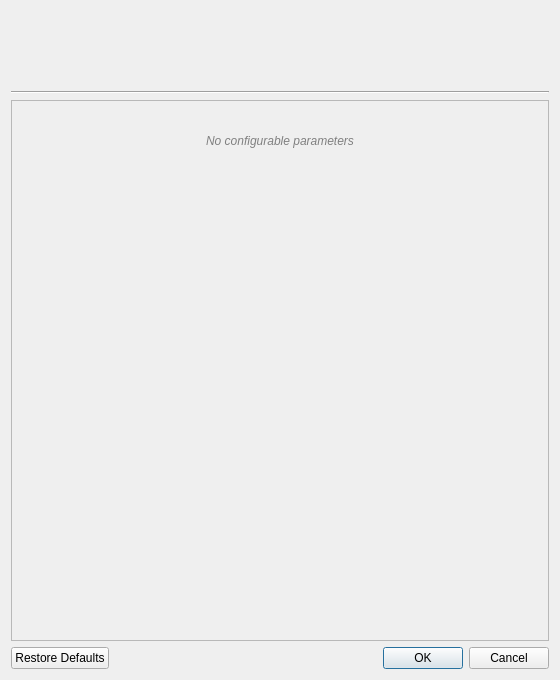
<?xml version="1.0" encoding="UTF-8"?>
<ui version="4.0">
 <class>FrmConverterSettings</class>
 <widget class="QDialog" name="FrmConverterSettings">
  <property name="geometry">
   <rect>
    <x>0</x>
    <y>0</y>
    <width>560</width>
    <height>680</height>
   </rect>
  </property>
  <property name="windowTitle">
   <string>Configure converter</string>
  </property>
  <layout class="QVBoxLayout" name="mainLayout">
   <item>
    <widget class="QFrame" name="headerFrame">
     <property name="frameShape">
      <enum>QFrame::Shape::NoFrame</enum>
     </property>
     <layout class="QVBoxLayout" name="headerLayout">
      <property name="spacing">
       <number>8</number>
      </property>
      <property name="leftMargin">
       <number>4</number>
      </property>
      <property name="topMargin">
       <number>4</number>
      </property>
      <property name="rightMargin">
       <number>4</number>
      </property>
      <property name="bottomMargin">
       <number>4</number>
      </property>
      <item>
       <widget class="QLabel" name="imageLabel">
        <property name="minimumSize">
         <size>
          <width>0</width>
          <height>0</height>
         </size>
        </property>
        <property name="maximumSize">
         <size>
          <width>16777215</width>
          <height>240</height>
         </size>
        </property>
        <property name="alignment">
         <set>Qt::AlignmentFlag::AlignCenter</set>
        </property>
       </widget>
      </item>
      <item>
       <widget class="QLabel" name="titleLabel">
        <property name="styleSheet">
         <string notr="true">font-size: 14pt; font-weight: bold;</string>
        </property>
        <property name="text">
         <string/>
        </property>
        <property name="alignment">
         <set>Qt::AlignmentFlag::AlignCenter</set>
        </property>
       </widget>
      </item>
      <item>
       <widget class="QLabel" name="descriptionLabel">
        <property name="styleSheet">
         <string notr="true">color: gray;</string>
        </property>
        <property name="text">
         <string/>
        </property>
        <property name="wordWrap">
         <bool>true</bool>
        </property>
        <property name="alignment">
         <set>Qt::AlignmentFlag::AlignCenter</set>
        </property>
       </widget>
      </item>
     </layout>
    </widget>
   </item>
   <item>
    <widget class="Line" name="headerSeparator">
     <property name="orientation">
      <enum>Qt::Orientation::Horizontal</enum>
     </property>
    </widget>
   </item>
   <item>
    <widget class="QScrollArea" name="scrollArea">
     <property name="widgetResizable">
      <bool>true</bool>
     </property>
     <property name="horizontalScrollBarPolicy">
      <enum>Qt::ScrollBarPolicy::ScrollBarAlwaysOff</enum>
     </property>
     <widget class="QWidget" name="scrollContent">
      <property name="geometry">
       <rect>
        <x>0</x>
        <y>0</y>
        <width>500</width>
        <height>400</height>
       </rect>
      </property>
      <layout class="QVBoxLayout" name="fieldsLayout">
       <property name="spacing">
        <number>8</number>
       </property>
       <item>
        <widget class="QLabel" name="noFieldsLabel">
         <property name="styleSheet">
          <string notr="true">color: gray; font-style: italic; padding: 24px;</string>
         </property>
         <property name="text">
          <string>No configurable parameters</string>
         </property>
         <property name="alignment">
          <set>Qt::AlignmentFlag::AlignCenter</set>
         </property>
         <property name="visible">
          <bool>false</bool>
         </property>
        </widget>
       </item>
       <item>
        <spacer name="fieldsSpacer">
         <property name="orientation">
          <enum>Qt::Orientation::Vertical</enum>
         </property>
         <property name="sizeHint" stdset="0">
          <size>
           <width>20</width>
           <height>40</height>
          </size>
         </property>
        </spacer>
       </item>
      </layout>
     </widget>
    </widget>
   </item>
   <item>
    <widget class="QDialogButtonBox" name="buttonBox">
     <property name="orientation">
      <enum>Qt::Orientation::Horizontal</enum>
     </property>
     <property name="standardButtons">
      <set>QDialogButtonBox::StandardButton::Cancel|QDialogButtonBox::StandardButton::Ok|QDialogButtonBox::StandardButton::RestoreDefaults</set>
     </property>
    </widget>
   </item>
  </layout>
 </widget>
 <resources/>
 <connections>
  <connection>
   <sender>buttonBox</sender>
   <signal>accepted()</signal>
   <receiver>FrmConverterSettings</receiver>
   <slot>accept()</slot>
   <hints>
    <hint type="sourcelabel">
     <x>248</x>
     <y>254</y>
    </hint>
    <hint type="destinationlabel">
     <x>157</x>
     <y>274</y>
    </hint>
   </hints>
  </connection>
  <connection>
   <sender>buttonBox</sender>
   <signal>rejected()</signal>
   <receiver>FrmConverterSettings</receiver>
   <slot>reject()</slot>
   <hints>
    <hint type="sourcelabel">
     <x>316</x>
     <y>260</y>
    </hint>
    <hint type="destinationlabel">
     <x>286</x>
     <y>274</y>
    </hint>
   </hints>
  </connection>
 </connections>
</ui>
